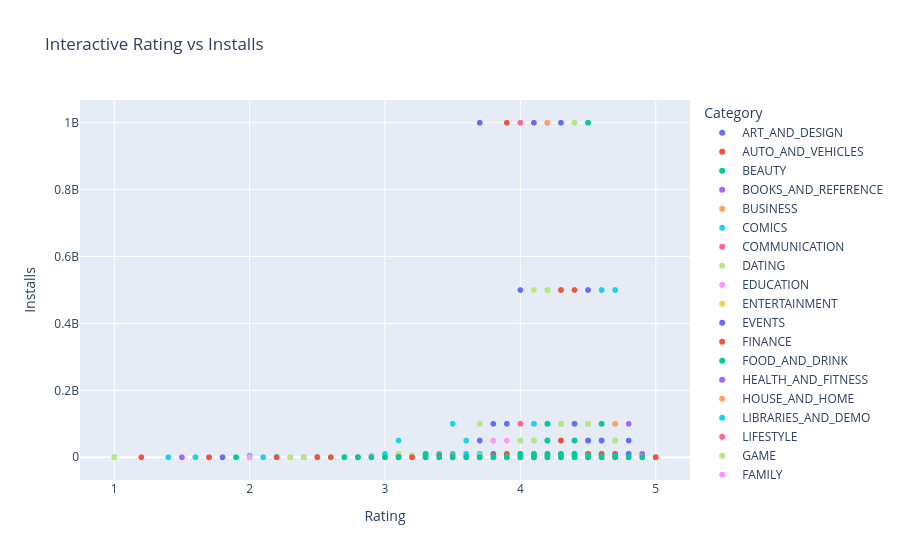

Here is the notebook cell this chart was saved with:
### Code cell
fig = px.scatter(
    apps,
    x="Rating",
    y="Installs",
    color="Category",
    hover_name="App",
    title="Interactive Rating vs Installs"
)

fig.show()
